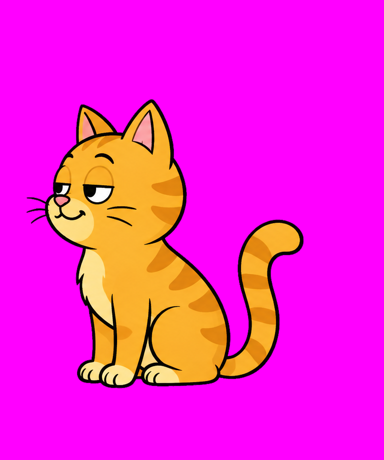
#> input picture cartoon-shorts/studio/images/nuclear-warning/qa/cat_zoom2.png, 384 x 460 px, given in place of up.png, which was not available
$ python heads2.py
#> lines starting #> are read from the running program, lines starting #| are printed output that depends on the picture
# heads2.py - refine head circles: rays from a seed centre to the silhouette edge, robust least-squares circle fit
import json, numpy as np
from PIL import Image, ImageDraw
OUT = '../../public/nuclear-warning'
seeds = json.load(open('heads.json'))
#> (reads cartoon-shorts/studio/images/nuclear-warning/heads.json from the repository)
seeds['skull'] = [307, 708, 188]; seeds['scroll'] = [443, 413, 425]
# angle ranges (deg, 0 = right, -90 = up) where the rays see the bare head edge
rng = {'up': (-60, 60), 'down': (-170, -10), 'scroll': (-170, -10), 'run': (-100, 20), 'skull': (-200, 20), 'robber': (-150, -40), 'nerd': (-170, -60)}
res = {}; tiles = []
for n, (x, y, r) in seeds.items():
    a = np.asarray(Image.open(f'{OUT}/{n}.png').convert('RGBA')); h, w = a.shape[:2]
#> after `h, w = a.shape[:2]`: h = 460; w = 384
    al = a[..., 3] > 128
#> al: shape (460, 384) bool; every value is 1
    for it in range(4):
        pts = []
        for ang in np.radians(np.arange(rng[n][0], rng[n][1], 2)):
            dx, dy = np.cos(ang), np.sin(ang)
            for d in np.arange(0.6 * r, 1.6 * r, 1.0):
                px, py = int(round(x + dx * d)), int(round(y + dy * d))
                if px < 0 or py < 0 or px >= w or py >= h or not al[py, px]:
                    pts.append((x + dx * d, y + dy * d)); break
        P = np.array(pts); dist = np.hypot(P[:, 0] - x, P[:, 1] - y); med = np.median(dist)
        P = P[np.abs(dist - med) < 0.08 * med]
        A = np.c_[2 * P[:, 0], 2 * P[:, 1], np.ones(len(P))]; b = (P ** 2).sum(1)
        cx, cy, c = np.linalg.lstsq(A, b, rcond=None)[0]; x, y, r = cx, cy, np.sqrt(c + cx * cx + cy * cy)
    res[n] = [round(float(x)), round(float(y)), round(float(r))]
    al3 = a[..., 3:4] / 255.0
#> al3: shape (460, 384, 1) float64; every value is 1
    im = Image.fromarray((a[..., :3] * al3 + 255 * (1 - al3)).astype(np.uint8)); d = ImageDraw.Draw(im)
#> further down, im is the input picture: PIL image 384x460 RGB; mean R, G, B 244.4, 33.3, 208.4
    d.ellipse([x - r, y - r, x + r, y + r], outline=(255, 0, 0), width=5); d.ellipse([x - 6, y - 6, x + 6, y + 6], fill=(255, 0, 0))
    im.thumbnail((300, 420)); tiles.append(im)
#> after `im.thumbnail((300, 420))`:
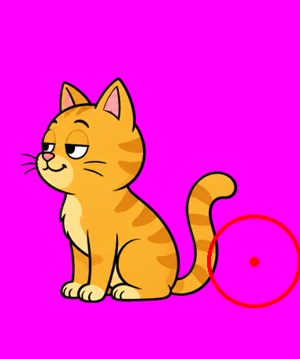
#> im: PIL image 300x359 RGB; mean R, G, B 244.4, 33.2, 206.1
#> pass 2 of the loop `for n, (x, y, r) in seeds.items():`:
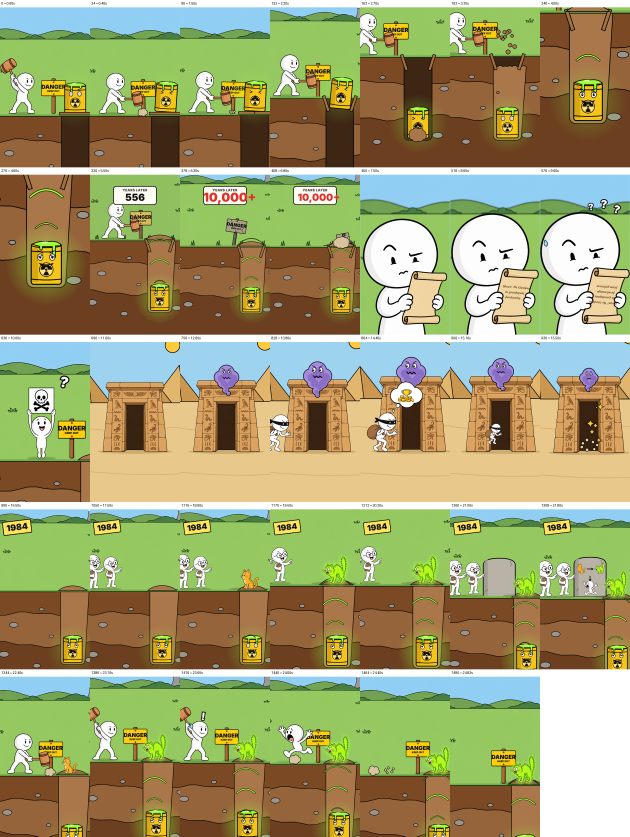
#> input picture cartoon-shorts/studio/images/nuclear-warning/qa/contact1.png, 1890 x 2510 px, given in place of down.png, which was not available (shown at 1/3 size)
#> a: shape (2510, 1890, 4)
#> al: shape (2510, 1890) bool; every value is 1
#> al3: shape (2510, 1890, 1) float64; every value is 1
#> im is the input picture: PIL image 1890x2510 RGB; mean R, G, B 159.7, 158.4, 109.3
#> `im.thumbnail((300, 420))`:
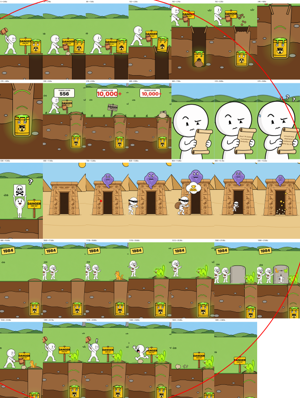
#> im: PIL image 300x398 RGB; mean R, G, B 159.8, 157.7, 108.8
#> (the run stopped early here; a loop or call above may not have finished)
